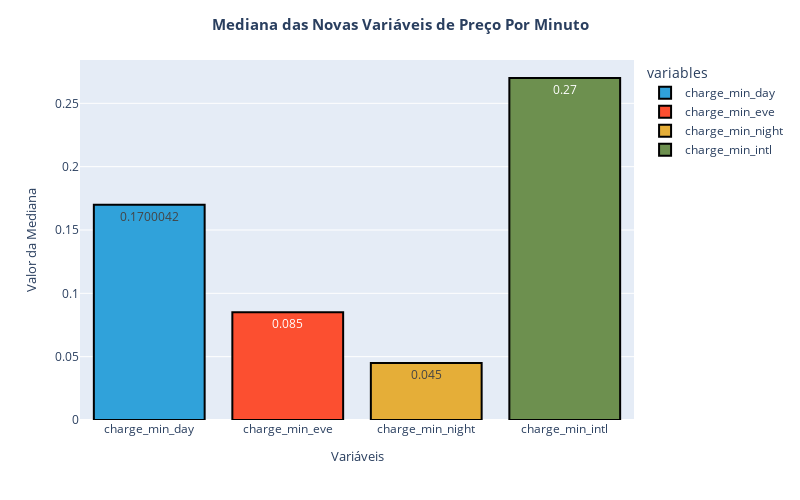

Here is the notebook cell this chart was saved with:
### Markdown cell above
Verificando apenas a cobrança por minuto de ligacões realizadas no periodo noturno, percebemos que o desvio padrão é somente de **0.000016** e é o menor quando comparado a todos os outros desvios das variáveis. Além disso, é a variável que possui o menor valor em módulo.

### Code cell
# Criando a figura
fig = px.bar(
    df_charge, 
    x= 'variables',
    y = '50%',
    color = 'variables',
    text_auto= True,
    color_discrete_sequence  = five_thirty_eight,
    height = 500,
    width = 800
)

# Alterando os traços da figura
fig.update_traces(
    dict(marker_line_color = 'rgb(0,0,0)',
         marker_line_width = 2)
)

# Adicionando título 
fig.update_layout(title = '<b>Mediana das Novas Variáveis de Preço Por Minuto</b>',
                  title_x = 0.5,
                  title_font = dict(size = 15))

# Alterando os eixos x e y
fig.update_xaxes(title_text = 'Variáveis',
                 title_font = dict(size = 13))
fig.update_yaxes(title_text = 'Valor da Mediana',
                 title_font = dict(size = 13))

### Figure 1 — Plotly figure (JSON) as saved in the notebook; plotly's stock layout.template omitted (floating-point values rounded to 4 significant figures)
{"data": [{"alignmentgroup": "True", "hovertemplate": "variables=%{x}<br>50%=%{y}<extra></extra>", "legendgroup": "charge_min_day", "marker": {"color": "#30a2da", "line": {"color": "rgb(0,0,0)", "width": 2}, "pattern": {"shape": ""}}, "name": "charge_min_day", "offsetgroup": "charge_min_day", "orientation": "v", "showlegend": true, "textposition": "auto", "texttemplate": "%{y}", "type": "bar", "x": ["charge_min_day"], "xaxis": "x", "y": [0.17], "yaxis": "y"}, {"alignmentgroup": "True", "hovertemplate": "variables=%{x}<br>50%=%{y}<extra></extra>", "legendgroup": "charge_min_eve", "marker": {"color": "#fc4f30", "line": {"color": "rgb(0,0,0)", "width": 2}, "pattern": {"shape": ""}}, "name": "charge_min_eve", "offsetgroup": "charge_min_eve", "orientation": "v", "showlegend": true, "textposition": "auto", "texttemplate": "%{y}", "type": "bar", "x": ["charge_min_eve"], "xaxis": "x", "y": [0.085], "yaxis": "y"}, {"alignmentgroup": "True", "hovertemplate": "variables=%{x}<br>50%=%{y}<extra></extra>", "legendgroup": "charge_min_night", "marker": {"color": "#e5ae38", "line": {"color": "rgb(0,0,0)", "width": 2}, "pattern": {"shape": ""}}, "name": "charge_min_night", "offsetgroup": "charge_min_night", "orientation": "v", "showlegend": true, "textposition": "auto", "texttemplate": "%{y}", "type": "bar", "x": ["charge_min_night"], "xaxis": "x", "y": [0.045], "yaxis": "y"}, {"alignmentgroup": "True", "hovertemplate": "variables=%{x}<br>50%=%{y}<extra></extra>", "legendgroup": "charge_min_intl", "marker": {"color": "#6d904f", "line": {"color": "rgb(0,0,0)", "width": 2}, "pattern": {"shape": ""}}, "name": "charge_min_intl", "offsetgroup": "charge_min_intl", "orientation": "v", "showlegend": true, "textposition": "auto", "texttemplate": "%{y}", "type": "bar", "x": ["charge_min_intl"], "xaxis": "x", "y": [0.27], "yaxis": "y"}], "layout": {"barmode": "relative", "height": 500, "legend": {"title": {"text": "variables"}, "tracegroupgap": 0}, "margin": {"t": 60}, "title": {"font": {"size": 15}, "text": "<b>Mediana das Novas Variáveis de Preço Por Minuto</b>", "x": 0.5}, "width": 800, "xaxis": {"anchor": "y", "categoryarray": ["charge_min_day", "charge_min_eve", "charge_min_night", "charge_min_intl"], "categoryorder": "array", "domain": [0, 1], "title": {"font": {"size": 13}, "text": "Variáveis"}}, "yaxis": {"anchor": "x", "domain": [0, 1], "title": {"font": {"size": 13}, "text": "Valor da Mediana"}}}}
